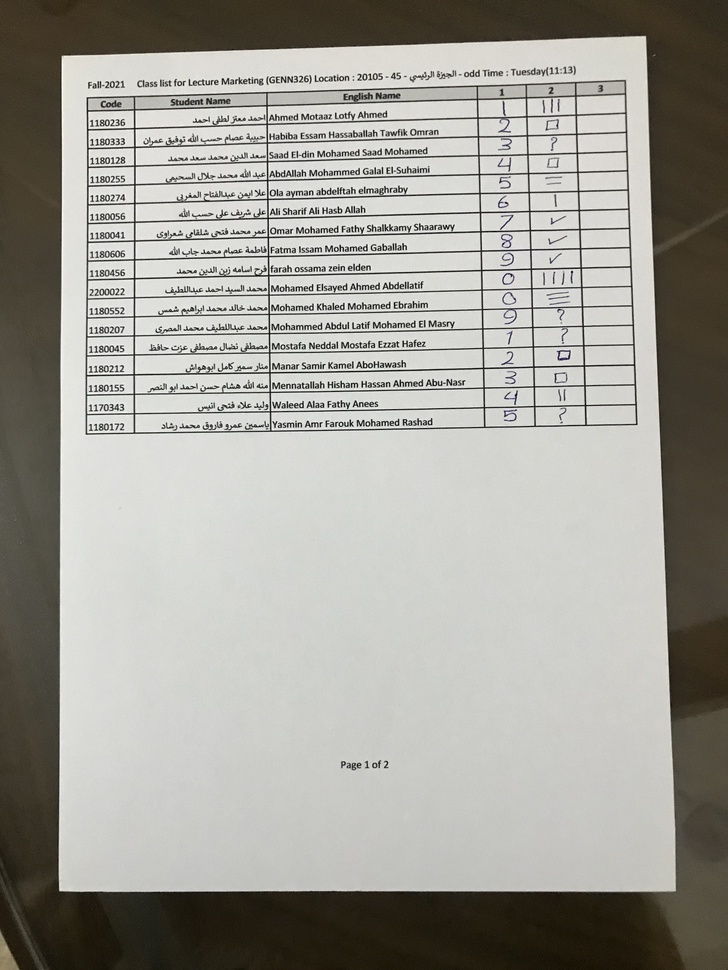
#> input picture Module 1 - Grades Sheet/data/1.jpg, 728 x 970 px, shrunk from 3024 x 4030 before the run
$ python -i ClassicalSymbolRecognition.py   (imports and definitions only)
#> lines starting #> are read from the running program, lines starting #| are printed output that depends on the picture; after the words box and inside, x2 and y2 are one past the last pixel; in counts of white or black regions, pixels touching at a corner belong together
#> further down, picture is the input picture: shape (970, 728, 3); mean B, G, R 152.7, 159.6, 161.2
import cv2 as cv
import numpy as np
import math
import os
from ultralytics import YOLO

class ClassicalSymbolRecognizer:
    def __init__(self):
        pass

    def hasQuestionMark(self, cellImage):
        minCircleRadius = 3
        maxCircleRadius = 10
        minLineLength = 10
        grayScale = cv.cvtColor(cellImage, cv.COLOR_BGR2GRAY)
        _, binary = cv.threshold(grayScale, 128, 255, cv.THRESH_BINARY_INV | cv.THRESH_OTSU)
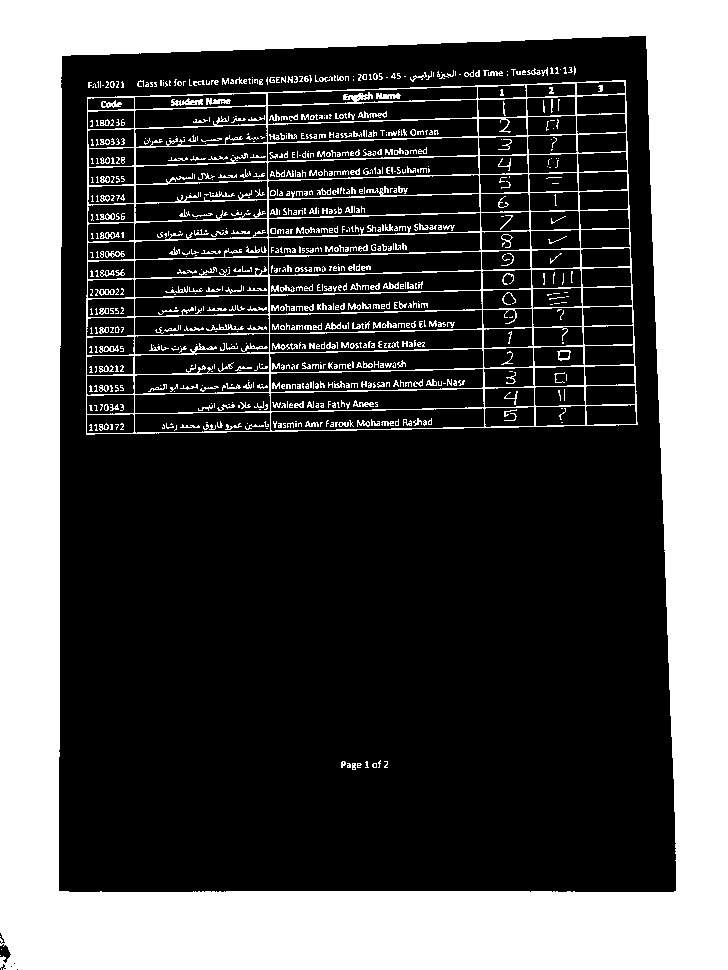
#> binary: shape (970, 728); 32.9% white; 803 white regions (534 under 20 px), largest, box (x1, y1, x2, y2) and area: (0, 0, 728, 970) 198188, (86, 80, 638, 435) 19235, (171, 98, 203, 106) 143

        # Detect small circles (the dot)
        circles = cv.HoughCircles(binary, cv.HOUGH_GRADIENT, dp=1, minDist=5, param1=50, param2=10,
                                  minRadius=minCircleRadius, maxRadius=maxCircleRadius)
#> circles = 137 rows, first 8: [259.5, 247.5, 9.4], [563.5, 353.5, 6.9], [182.5, 287.5, 9.4], [275.5, 320.5, 8.2], [179.5, 102.5, 7.1], [375.5, 168.5, 9.4], [111.5, 323.5, 9.4], [159.5, 345.5, 9.4]
        if circles is None:
            return False

        # Detect vertical line by applying opening
        verticalLinesSE = cv.getStructuringElement(cv.MORPH_RECT, (1, minLineLength))
        verticalLines = cv.morphologyEx(binary, cv.MORPH_OPEN, verticalLinesSE, iterations=1)
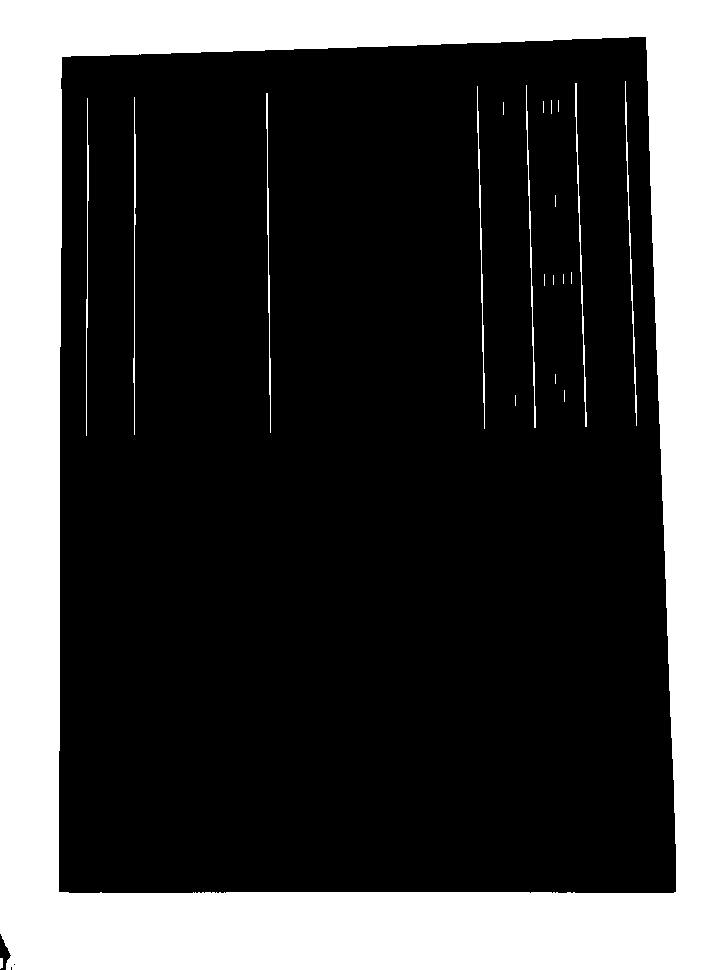
#> verticalLines: shape (970, 728); 28.6% white; 21 white regions (12 under 20 px)
        contours, _ = cv.findContours(verticalLines, cv.RETR_EXTERNAL, cv.CHAIN_APPROX_SIMPLE)
#> contours = 2 contours, 1 with area under 20; largest, box (x1, y1, x2, y2) and area: (0, 0, 728, 970) 704237
        if len(contours) == 0:
            return False

        return True

    # [55 lines left out: functions hasSquare, hasTick, detectHorizontalLines, detectVerticalLines, not called in this run]

    def classifyCell(self, cellImage):
        if self.hasQuestionMark(cellImage):
            return "Question mark", 1
        if self.hasSquare(cellImage):
            return "Square", 1
        if self.hasTick(cellImage):
            return "Tick", 1

        vCount = self.detectVerticalLines(cellImage)
        if vCount > 0:
            return "Vertical lines", vCount

        hCount = self.detectHorizontalLines(cellImage)
        if hCount > 0:
            return "Horizontal lines", hCount

        return "Empty", 0

    # [19 lines left out: function predict, not called in this run]

>>> import cv2
>>> picture = cv2.imread('../../../../Module 1 - Grades Sheet/data/1.jpg')
>>> result = ClassicalSymbolRecognizer().classifyCell(picture)
#> result = ('Question mark', 1)
